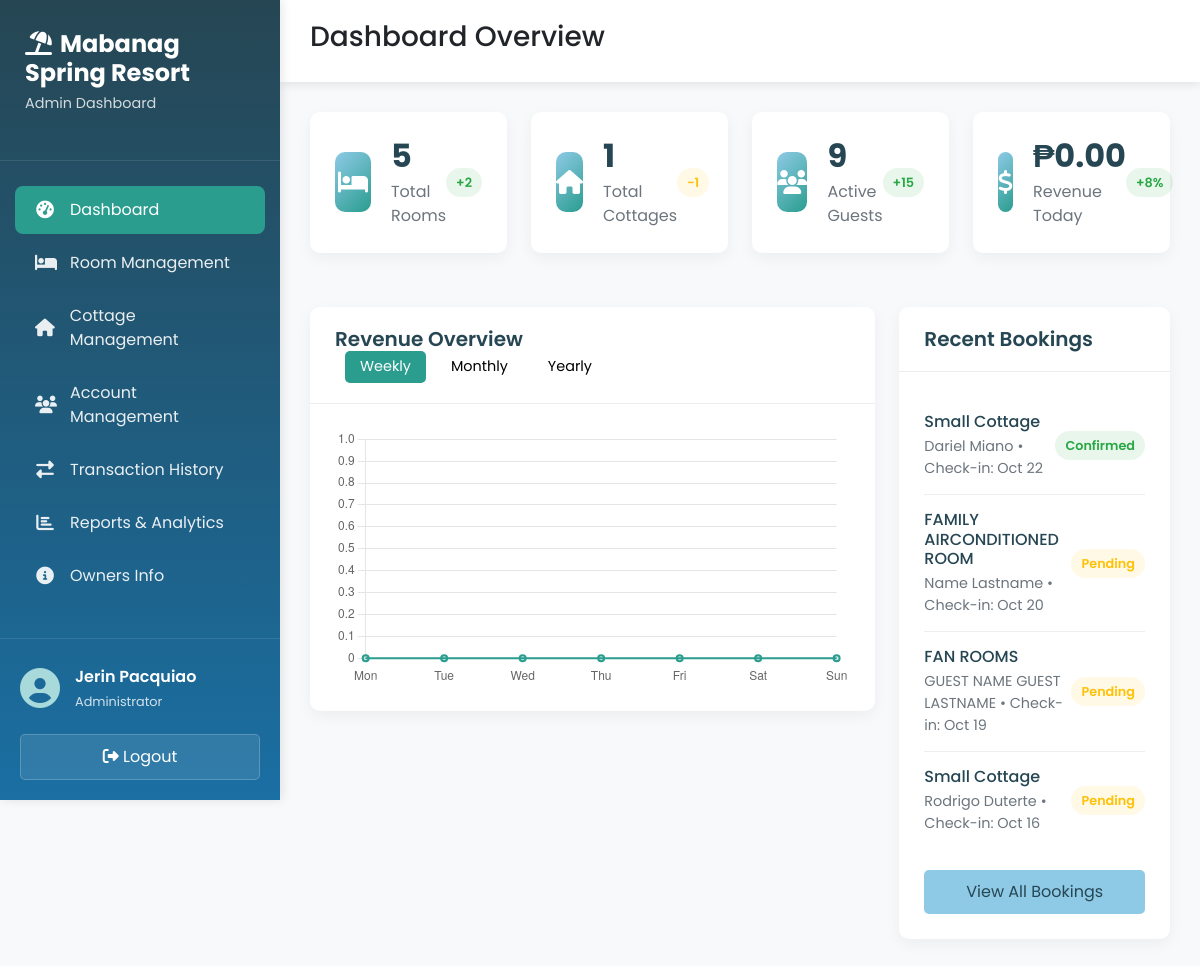
The app's page /admin/home.php (signed in), older data.
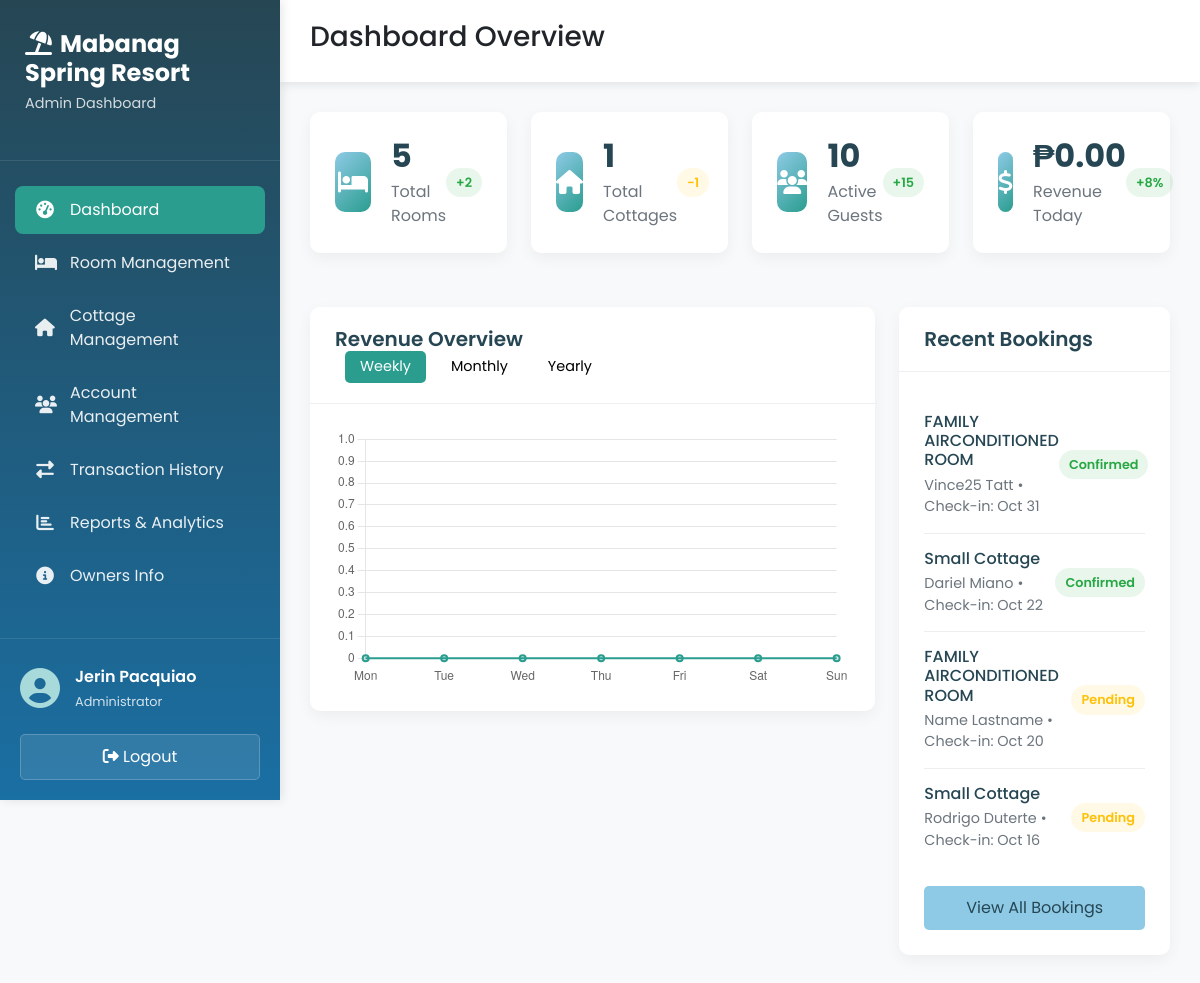
The same page, newer data.
### tables this page shows
CREATE TABLE `reservation` (
  `reservation_id` int(11) NOT NULL,
  `guest_id` int(11) NOT NULL,
  `transaction_reference` varchar(10) NOT NULL,
  `room_id` int(11) DEFAULT NULL,
  `cottage_id` int(11) DEFAULT NULL,
  `check_in_date` date NOT NULL,
  `check_out_date` date DEFAULT NULL,
  `total_amount` decimal(10,2) NOT NULL,
  `reservation_date` datetime NOT NULL DEFAULT current_timestamp(),
  `status` enum('pending','confirmed','cancelled') NOT NULL DEFAULT 'pending',
  `is_paid_online` tinyint(1) NOT NULL DEFAULT 0,
  `remarks` varchar(50) DEFAULT NULL
);

CREATE TABLE `cottage` (
  `cottage_id` int(11) NOT NULL,
  `cottage_type` varchar(50) NOT NULL,
  `capacity` varchar(50) DEFAULT NULL,
  `cottage_price` decimal(10,2) NOT NULL,
  `cottage_availability` enum('available','maintenance') NOT NULL DEFAULT 'available',
  `photo` varchar(100) NOT NULL,
  `cottage_description` text DEFAULT NULL
);

CREATE TABLE `guest` (
  `guest_id` int(11) NOT NULL,
  `firstname` varchar(50) NOT NULL,
  `lastname` varchar(50) NOT NULL,
  `address` varchar(250) NOT NULL,
  `contactno` varchar(15) NOT NULL,
  `email` varchar(100) NOT NULL
);

CREATE TABLE `room` (
  `room_id` int(11) NOT NULL,
  `room_number` int(11) NOT NULL,
  `room_type` varchar(50) NOT NULL,
  `room_price` decimal(10,2) NOT NULL,
  `room_availability` enum('available','occupied','maintenance') NOT NULL,
  `photo` varchar(100) NOT NULL,
  `room_description` text DEFAULT NULL
);

### admin/home.php (the view, shortened to what the changed rows need)
<!DOCTYPE html>
<?php
    require_once 'connect.php';
?>
<html lang="en">
<head>
    <link href="https://cdn.jsdelivr.net/npm/bootstrap@5.3.8/dist/css/bootstrap.min.css" rel="stylesheet"
>
    <link rel="stylesheet" href="https://cdnjs.cloudflare.com/ajax/libs/font-awesome/6.4.0/css/all.min.css">
    <link rel="stylesheet" href="../css/admin_style.css">
</head>
<body>
    <div class="dashboard-container">
        <div class="sidebar">
            <div class="sidebar-header">
                <h2><i class="fas fa-umbrella-beach me-2"></i>Mabanag Spring Resort</h2>
            </div>
        </div>
        <div class="main-content">
            <div class="content-area">
                <div class="row stats-row">
                    <div class="col-xl-3 col-md-6 mb-4">
                        <div class="stat-card">
                            <div class="stat-info">
                                <h3> <?php $total_guest = $conn->query("SELECT COUNT(*) as total FROM `guest`")->fetch_array();
                                     echo $total_guest['total'];
                                     ?></h3>
                                <p>Active Guests</p>
                            </div>
                        </div>
                    </div>
                </div>
                <div class="row content-row">
                    <div class="col-xl-4 mb-4">
                        <div class="card">
                            <div class="card-body">
                                <div class="booking-list">
                                    <?php
                                        $query = $conn->query("
                                        SELECT r.*,
                                               rm.room_type,
                                               c.cottage_type,
                                               g.firstname,
                                               g.lastname
                                        FROM reservation r
                                        LEFT JOIN room rm ON r.room_id = rm.room_id
                                        LEFT JOIN cottage c ON r.cottage_id = c.cottage_id
                                        LEFT JOIN guest g ON r.guest_id = g.guest_id
                                        ORDER BY r.check_in_date DESC
                                        LIMIT 4
                                    ");
                                        while ($row = $query->fetch_assoc()) {
                                            $type    = ! empty($row['room_type']) ? $row['room_type'] : $row['cottage_type'];
                                            $guest   = $row['firstname'] . ' ' . $row['lastname'];
                                            $checkin = date('M d', strtotime($row['check_in_date']));
                                            $statusClass = strtolower($row['status']);
                                        ?>
                                    <div class="booking-item">
                                        <div class="booking-info">
                                            <h6><?php echo htmlspecialchars($type)?></h6>
                                            <p><?php echo htmlspecialchars($guest)?> • Check-in: <?php echo htmlspecialchars($checkin)?></p>
                                        </div>
                                        <span class="booking-status <?php echo $statusClass?>">
                                            <?php echo ucfirst($statusClass)?>
                                        </span>
                                    </div>
                                    <?php }?>
                                </div>
                            </div>
                        </div>
                    </div>
                </div>
</body>
</html>

Row changes from the older to the newer data that the page shows:
removed reservation: room.room_type "FAN ROOMS", guest.lastname "GUEST NAME GUEST LASTNAME", check_in_date "Oct 19", status "Pending"
added reservation: room.room_type "FAMILY AIRCONDITIONED ROOM", guest.lastname "Vince25 Tatt", check_in_date "Oct 31", status "Confirmed"
Text that changed along with them:
$total_guest['total']: "9" → "10"
